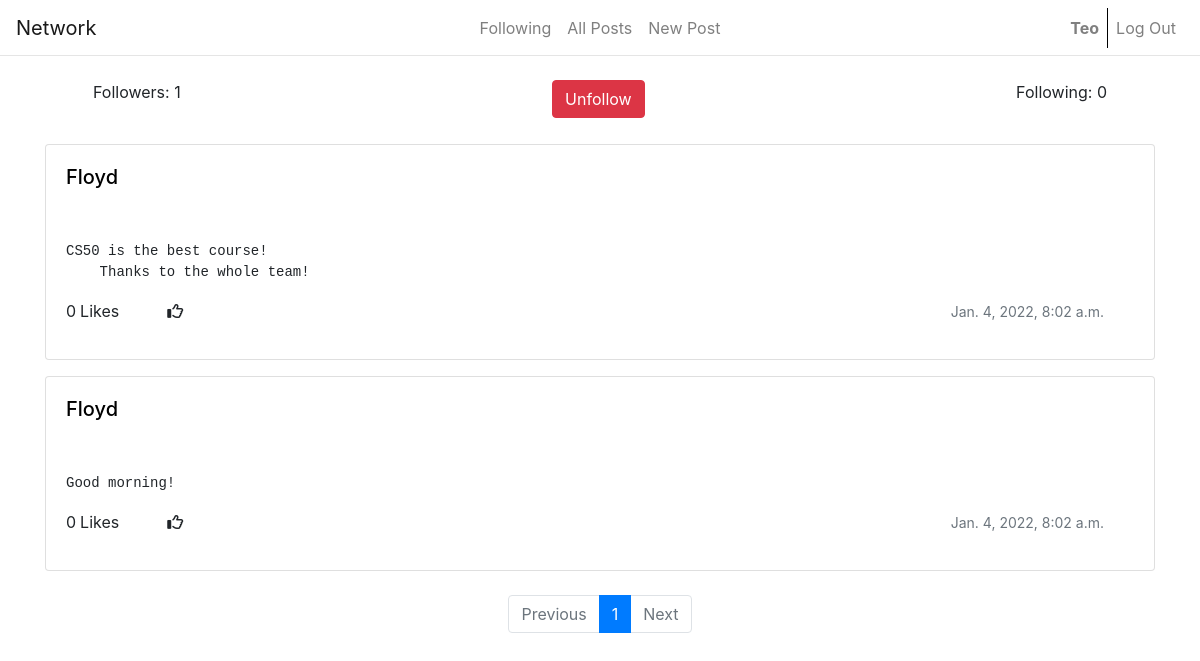
Page /profile/Floyd (signed in) on the committed database.
### network/models.py (models this page shows, shortened)
class User(AbstractUser):
    pass

class Post(models.Model):
    timestamp = models.DateTimeField(default=datetime.datetime.now())
    description = models.TextField(blank=True, null=True, default="")
    owner = models.ForeignKey(User, on_delete=models.CASCADE, related_name="owner")
    likes = models.IntegerField(default="0")

### network/views.py (the view, shortened to what this page needs)
# urls.py: path("profile/<str:user>", views.profile, name="profile"),
@login_required(login_url='login')
def profile(request, user):
    if request.method == "GET":
        current_user = request.user
        owner = User.objects.get(username=user)
        is_following = Followers.objects.filter(follower=owner).count()
        is_follower = Followers.objects.filter(following = owner, follower=current_user)
        follow_count = Followers.objects.filter(following=owner).count()
        posts = Post.objects.filter(owner=owner).order_by("-timestamp")
        paginator = Paginator(posts, 10)
        page_number = request.GET.get('page')
        page_obj = paginator.get_page(page_number)
        return render(request, "network/profile.html", {
            "owner": owner,
            "current_user" : current_user,
            "followers" : is_follower,
            "posts": posts,
            "page_obj": page_obj,
            "follow_count": follow_count,
            "is_following_count": is_following
        })

### network/templates/network/profile.html (shortened to what this page needs)
{% extends "network/layout.html" %} {% load static %}
{% block body %}
<div class="container">
	<div class="d-flex mt-4 mb-4 mx-5 justify-content-between">
		<div class="d-inline">Followers: {{follow_count}}</div>
		 {% if followers %}
		<form
			action=""
			method="post"
			name="unfollow"
		>
			<button class="btn btn-danger" type="submit">Unfollow</button>
		</form>
		{% endif %}
		<div class="following">
			<p>Following: {{ is_following_count }}</p>
		</div>
	</div>
	{% for post in page_obj %}
	<div class="whole-card" id="edit-box-{{post.id}}">
		<div class="card mb-3">
			<div class="card-body d-flex justify-content-between" id="btn-div">
				<h5 class="card-title text-left">
					<a
						href="{% url 'profile' post.owner %}"
						class="noDecoration link-info d-inline"
						>{{post.owner}}</a
					>
				</h5>
			</div>
			<div class="card-body">
				<pre class="card-text">{{post.description}}</pre>
				<div class="row justify-content-between container">
					<div
						class="
							try
							d-inline-flex
							text-center
							mt-auto
							mb-auto
							justify-content-center
						"
					>
						<p class="card-text mr-1 likes-number-{{post.id}}">
							{{post.likes}}
						</p>
						<p>Likes</p>
						<i
							class="fa-regular fa-thumbs-up ml-5 mt-1 like-button-{{post.id}}"
							onclick="like('{{post.id}}')"
						></i>
					</div>
					<p class="card-text">
						<small class="text-muted">{{post.timestamp}}</small>
					</p>
				</div>
			</div>
		</div>
	</div>
	{% endfor %}
	<div class="pb-5 pt-2">
		<nav aria-label="...">
			<ul class="pagination justify-content-center">
				{% if page_obj.has_previous %}
				<li class="page-item">
					<a class="page-link" href="?page={{ page_obj.previous_page_number }}"
						>Previous</a
					>
				</li>
				{% else %}
				<li class="page-item disabled">
					<a class="page-link disabled">Previous</a>
				</li>
				{% endif %}
				<li class="page-item active" aria-current="page">
					<span class="page-link">
						{{ page_obj.number }}
					</span>
				</li>
				{% if page_obj.has_next %}
				<li class="page-item">
					<a class="page-link" href="?page={{ page_obj.next_page_number }}"
						>{{ page_obj.next_page_number }}</a
					>
				</li>
				<li class="page-item">
					<a class="page-link" href="?page={{ page_obj.next_page_number }}"
						>Next</a
					>
				</li>
				{% else %}
				<li class="page-item disabled">
					<a class="page-link disabled">Next</a>
				</li>
				{% endif %}
			</ul>
		</nav>
	</div>
</div>
{% endblock %}

### network/templates/network/layout.html (shortened to what this page needs)
{% load static %}
<!DOCTYPE html>
<html lang="en">
    <head>
        <link rel="stylesheet" href="https://cdnjs.cloudflare.com/ajax/libs/font-awesome/6.0.0-beta3/css/all.min.css" />
        <link rel="stylesheet" href="https://cdn.jsdelivr.net/npm/bootstrap@4.6.1/dist/css/bootstrap.min.css">
        <link href="{% static 'network/styles.css' %}" rel="stylesheet">
    </head>
    <body>
        <nav class="navbar navbar-light navbar-expand-md bg-faded justify-content-center">
            <a href="/" class="navbar-brand d-flex w-50 mr-auto">Network</a>
            <div class="navbar-collapse collapse w-100 text-center" id="collapsingNavbar3">
                <ul class="navbar-nav w-100 justify-content-center">
                    {% if user.is_authenticated %}
                    <li class="nav-item">
                        <a class="nav-link" href="{% url 'following' %}">Following</a>
                    </li>
                    {% endif %}
                    <li class="nav-item">
                        <a class="nav-link" href="{% url 'index' %}">All Posts</a>
                      </li>
                    {% if user.is_authenticated %}
                    <li class="nav-item">
                        <a class="nav-link" href="{% url 'new_post' %}">New Post</a>
                    </li>
                    {% endif %}
                </ul>
                <ul class="nav navbar-nav ml-auto w-100 justify-content-end">
                    {% if user.is_authenticated %}
                    <li class="nav-item">
                        <a class="nav-link" href="{% url 'profile' request.user %}"><strong>{{ user.username }}</strong><div class="user-spacing "></div></a>
                    </li>
                    <li class="nav-item">
                        <a class="nav-link bl" href="{% url 'logout' %}">Log Out</a>
                {% endif %}
                    </li>
                </ul>
            </div>
        </nav>
       <hr style="margin-top: -1px;" class="mb-4">
        <div class="body">
            {% block body %}
            {% endblock %}
        </div>
    </body>
</html>

### network/static/network/styles.css (style rules this page uses)
@media only screen and (min-width: 768px) { .bl { border-left: solid 1px black; } }
pre { overflow: hidden; text-overflow: ellipsis; display: -webkit-box; -webkit-line-clamp: 8; -webkit-box-orient: vertical; }
.noDecoration, a:link, a:visited, a:hover { text-decoration: none!important; color: black; }

### rows in the picture
User: username "Teo"
Post: owner "Floyd", description "CS50 is the best course! Thanks to the whole team!", likes "0", timestamp "Jan. 4, 2022, 8:02 a.m."
Post: owner "Floyd", description "Good morning!", likes "0", timestamp "Jan. 4, 2022, 8:02 a.m."

### other values in the picture
{{ follow_count }} "1"
{{ is_following_count }} "0"
{{ page_obj.number }} "1"
